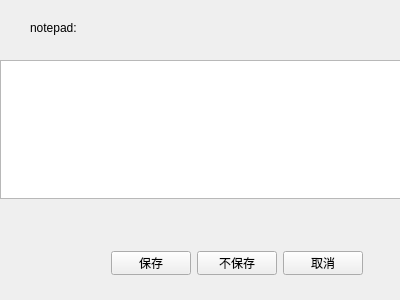
<?xml version="1.0" encoding="UTF-8"?>
<ui version="4.0">
 <class>TipForm</class>
 <widget class="QWidget" name="TipForm">
  <property name="geometry">
   <rect>
    <x>0</x>
    <y>0</y>
    <width>400</width>
    <height>300</height>
   </rect>
  </property>
  <property name="windowTitle">
   <string>Form</string>
  </property>
  <widget class="QLabel" name="label">
   <property name="geometry">
    <rect>
     <x>30</x>
     <y>20</y>
     <width>60</width>
     <height>16</height>
    </rect>
   </property>
   <property name="text">
    <string>notepad:</string>
   </property>
  </widget>
  <widget class="QPushButton" name="pbSave">
   <property name="geometry">
    <rect>
     <x>111</x>
     <y>251</y>
     <width>80</width>
     <height>24</height>
    </rect>
   </property>
   <property name="text">
    <string>保存</string>
   </property>
  </widget>
  <widget class="QPlainTextEdit" name="plainTextEdit">
   <property name="geometry">
    <rect>
     <x>0</x>
     <y>60</y>
     <width>404</width>
     <height>139</height>
    </rect>
   </property>
  </widget>
  <widget class="QPushButton" name="pbNotSave">
   <property name="geometry">
    <rect>
     <x>197</x>
     <y>251</y>
     <width>80</width>
     <height>24</height>
    </rect>
   </property>
   <property name="text">
    <string>不保存</string>
   </property>
  </widget>
  <widget class="QPushButton" name="pbCancle">
   <property name="geometry">
    <rect>
     <x>283</x>
     <y>251</y>
     <width>80</width>
     <height>24</height>
    </rect>
   </property>
   <property name="text">
    <string>取消</string>
   </property>
  </widget>
 </widget>
 <resources/>
 <connections/>
</ui>
